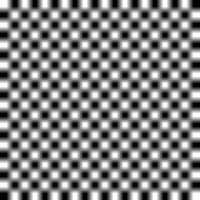
//> input picture ImageRecognition_0508/ImageRecognition_0508_06/Blur.bmp, 200 x 200 px
$ ./main06   (built with g++ and OpenCV 4)
//> lines starting //> are read from the running program, lines starting //| are printed output that depends on the picture; after the words box and inside, x2 and y2 are one past the last pixel; in counts of white or black regions, pixels touching at a corner belong together
#include <iostream>
#include <opencv2\/opencv.hpp>

int main(int argc, const char * argv[]){
	cv::Mat img[2] =
		{cv::imread("Blur.bmp", 0),cv::imread("GaussianBlur.bmp", 0)};
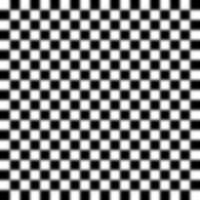
//> input picture ImageRecognition_0508/ImageRecognition_0508_06/GaussianBlur.bmp, 200 x 200 px
//> img[0] is the input picture: 200 rows x 200 cols, CV_8UC1; min 0, max 255, mean 127.5
//> img[1] is the input picture: 200 rows x 200 cols, CV_8UC1; min 0, max 255, mean 127.5

	for(int i=0;i<2;i++){
		if (img[i].empty())	//ファイルの読み込み失敗
		{
			std::cout << "ファイルの読み込みに失敗しました" << std::endl;
			return -1;
		}
	}

	//元画像の表示
	cv::namedWindow("Blur Image");	//ウィンドウの生成
	cv::imshow("Blur Image",img[0]);	//画像の描画
	cv::namedWindow("GaussianBlur Image");	//ウィンドウの生成
	cv::imshow("GaussianBlur Image",img[1]);	//画像の描画

	//カーネルの準備
	cv::Mat kernel = cv::Mat::ones(3,3,CV_32F);
	double defk = 1.0;
	double k[3][3] = {{-defk,-defk,-defk},{-defk,1 + 8*defk,-defk},{-defk,-defk,-defk}};

	for(int i=0;i<3;i++){
		for(int j=0;j<3;j++){
			kernel.at<float>(i,j) *= k[i][j];
		}
	}
	//出力画像の準備
	cv::Mat distimg;

	//平均化画像の鮮鋭化
	cv::filter2D(img[0], distimg, 0,kernel);
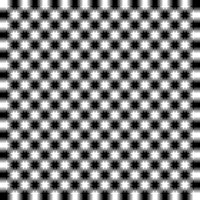
//> distimg: 200 rows x 200 cols, CV_8UC1; min 0, max 255, mean 127.5
	if(cv::imwrite("Sharpened Image1_1.bmp", distimg) == false){	//保存の成否判定
		std::cout << "ファイルの保存に失敗" << std::endl;
		return -1;
	}

	//鮮鋭化画像の鮮鋭化
	cv::filter2D(distimg, distimg, 0,kernel);
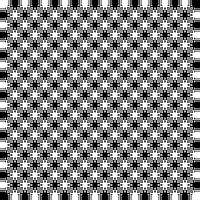
//> distimg: 200 rows x 200 cols, CV_8UC1; min 0, max 255, mean 127.5
	if(cv::imwrite("Sharpened Image1_2.bmp", distimg) == false){	//保存の成否判定
		std::cout << "ファイルの保存に失敗" << std::endl;
		return -1;
	}


	//ガウシアン画像の鮮鋭化
	cv::filter2D(img[1], distimg, 0,kernel);
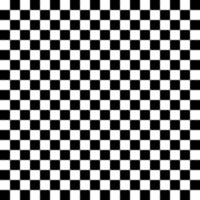
//> distimg: 200 rows x 200 cols, CV_8UC1; min 0, max 255, mean 127.5
	if(cv::imwrite("Sharpened Image2_1.bmp", distimg) == false){	//保存の成否判定
		std::cout << "ファイルの保存に失敗" << std::endl;
		return -1;
	}

	//鮮鋭化画像の鮮鋭化
	cv::filter2D(distimg, distimg, 0,kernel);
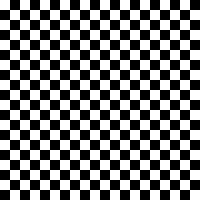
//> distimg: 200 rows x 200 cols, CV_8UC1; 50% white; 1 white region, box (x1, y1, x2, y2) and area: (0, 0, 200, 200) 20000
	if(cv::imwrite("Sharpened Image2_2.bmp", distimg) == false){	//保存の成否判定
		std::cout << "ファイルの保存に失敗" << std::endl;
		return -1;
	}
	cv::waitKey();	//キーが押されるまで待つ
	return 0;
}
